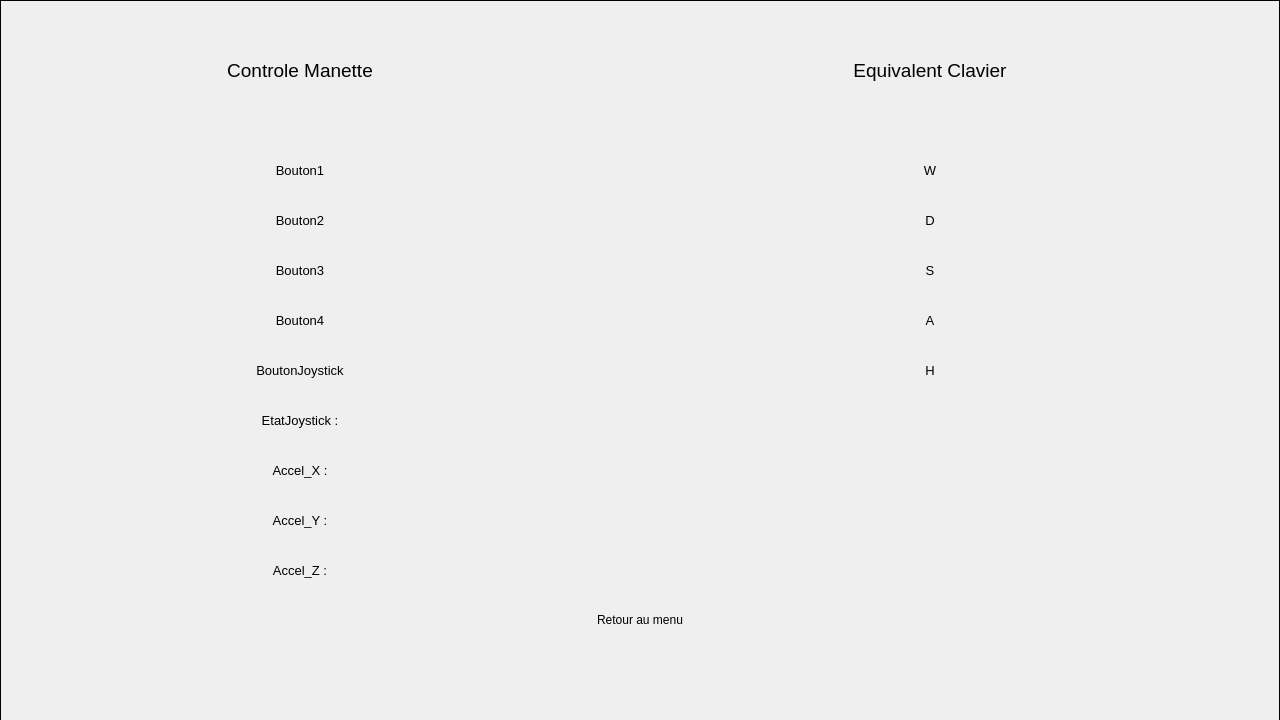
<?xml version="1.0" encoding="UTF-8"?>
<ui version="4.0">
 <class>Commande</class>
 <widget class="QWidget" name="Commande">
  <property name="geometry">
   <rect>
    <x>0</x>
    <y>0</y>
    <width>1280</width>
    <height>720</height>
   </rect>
  </property>
  <property name="windowTitle">
   <string>Form</string>
  </property>
  <widget class="QLabel" name="ClavierW">
   <property name="enabled">
    <bool>true</bool>
   </property>
   <property name="geometry">
    <rect>
     <x>830</x>
     <y>150</y>
     <width>200</width>
     <height>40</height>
    </rect>
   </property>
   <property name="font">
    <font>
     <pointsize>10</pointsize>
    </font>
   </property>
   <property name="autoFillBackground">
    <bool>true</bool>
   </property>
   <property name="text">
    <string>W</string>
   </property>
   <property name="scaledContents">
    <bool>false</bool>
   </property>
   <property name="alignment">
    <set>Qt::AlignmentFlag::AlignCenter</set>
   </property>
   <property name="wordWrap">
    <bool>false</bool>
   </property>
  </widget>
  <widget class="QLabel" name="ClavierH">
   <property name="enabled">
    <bool>true</bool>
   </property>
   <property name="geometry">
    <rect>
     <x>830</x>
     <y>350</y>
     <width>200</width>
     <height>40</height>
    </rect>
   </property>
   <property name="font">
    <font>
     <pointsize>10</pointsize>
    </font>
   </property>
   <property name="autoFillBackground">
    <bool>true</bool>
   </property>
   <property name="text">
    <string>H</string>
   </property>
   <property name="scaledContents">
    <bool>false</bool>
   </property>
   <property name="alignment">
    <set>Qt::AlignmentFlag::AlignCenter</set>
   </property>
   <property name="wordWrap">
    <bool>false</bool>
   </property>
  </widget>
  <widget class="QLabel" name="AccelZ">
   <property name="geometry">
    <rect>
     <x>200</x>
     <y>550</y>
     <width>200</width>
     <height>40</height>
    </rect>
   </property>
   <property name="font">
    <font>
     <pointsize>10</pointsize>
    </font>
   </property>
   <property name="autoFillBackground">
    <bool>true</bool>
   </property>
   <property name="text">
    <string>Accel_Z :</string>
   </property>
   <property name="scaledContents">
    <bool>false</bool>
   </property>
   <property name="alignment">
    <set>Qt::AlignmentFlag::AlignCenter</set>
   </property>
   <property name="wordWrap">
    <bool>false</bool>
   </property>
  </widget>
  <widget class="QLabel" name="ManetteB3">
   <property name="geometry">
    <rect>
     <x>200</x>
     <y>250</y>
     <width>200</width>
     <height>40</height>
    </rect>
   </property>
   <property name="font">
    <font>
     <pointsize>10</pointsize>
    </font>
   </property>
   <property name="autoFillBackground">
    <bool>true</bool>
   </property>
   <property name="text">
    <string>Bouton3</string>
   </property>
   <property name="scaledContents">
    <bool>false</bool>
   </property>
   <property name="alignment">
    <set>Qt::AlignmentFlag::AlignCenter</set>
   </property>
   <property name="wordWrap">
    <bool>false</bool>
   </property>
  </widget>
  <widget class="QLabel" name="ManetteB1">
   <property name="enabled">
    <bool>true</bool>
   </property>
   <property name="geometry">
    <rect>
     <x>200</x>
     <y>150</y>
     <width>200</width>
     <height>40</height>
    </rect>
   </property>
   <property name="font">
    <font>
     <pointsize>10</pointsize>
    </font>
   </property>
   <property name="autoFillBackground">
    <bool>true</bool>
   </property>
   <property name="text">
    <string>Bouton1</string>
   </property>
   <property name="scaledContents">
    <bool>false</bool>
   </property>
   <property name="alignment">
    <set>Qt::AlignmentFlag::AlignCenter</set>
   </property>
   <property name="wordWrap">
    <bool>false</bool>
   </property>
  </widget>
  <widget class="QLabel" name="TitreManette">
   <property name="geometry">
    <rect>
     <x>200</x>
     <y>50</y>
     <width>200</width>
     <height>40</height>
    </rect>
   </property>
   <property name="font">
    <font>
     <pointsize>14</pointsize>
    </font>
   </property>
   <property name="text">
    <string>Controle Manette</string>
   </property>
   <property name="alignment">
    <set>Qt::AlignmentFlag::AlignCenter</set>
   </property>
  </widget>
  <widget class="QLabel" name="AccelX">
   <property name="geometry">
    <rect>
     <x>200</x>
     <y>450</y>
     <width>200</width>
     <height>40</height>
    </rect>
   </property>
   <property name="font">
    <font>
     <pointsize>10</pointsize>
    </font>
   </property>
   <property name="autoFillBackground">
    <bool>true</bool>
   </property>
   <property name="text">
    <string>Accel_X :</string>
   </property>
   <property name="scaledContents">
    <bool>false</bool>
   </property>
   <property name="alignment">
    <set>Qt::AlignmentFlag::AlignCenter</set>
   </property>
   <property name="wordWrap">
    <bool>false</bool>
   </property>
  </widget>
  <widget class="QLabel" name="BackGround">
   <property name="geometry">
    <rect>
     <x>0</x>
     <y>0</y>
     <width>1280</width>
     <height>721</height>
    </rect>
   </property>
   <property name="baseSize">
    <size>
     <width>100</width>
     <height>100</height>
    </size>
   </property>
   <property name="autoFillBackground">
    <bool>true</bool>
   </property>
   <property name="frameShape">
    <enum>QFrame::Shape::Box</enum>
   </property>
   <property name="text">
    <string/>
   </property>
   <property name="textFormat">
    <enum>Qt::TextFormat::PlainText</enum>
   </property>
   <property name="pixmap">
    <pixmap resource="Image.qrc">:/MainMenu/Image_Qt/EcranAccueil/pixel-art-sky-background-with-clouds-cloudy-blue-sky-for-8bit-game-on-white-background-vector.jpg</pixmap>
   </property>
   <property name="scaledContents">
    <bool>true</bool>
   </property>
  </widget>
  <widget class="QLabel" name="ClavierS">
   <property name="enabled">
    <bool>true</bool>
   </property>
   <property name="geometry">
    <rect>
     <x>830</x>
     <y>250</y>
     <width>200</width>
     <height>40</height>
    </rect>
   </property>
   <property name="font">
    <font>
     <pointsize>10</pointsize>
    </font>
   </property>
   <property name="autoFillBackground">
    <bool>true</bool>
   </property>
   <property name="text">
    <string>S</string>
   </property>
   <property name="scaledContents">
    <bool>false</bool>
   </property>
   <property name="alignment">
    <set>Qt::AlignmentFlag::AlignCenter</set>
   </property>
   <property name="wordWrap">
    <bool>false</bool>
   </property>
  </widget>
  <widget class="QLabel" name="ManetteJoy">
   <property name="geometry">
    <rect>
     <x>200</x>
     <y>400</y>
     <width>200</width>
     <height>40</height>
    </rect>
   </property>
   <property name="font">
    <font>
     <pointsize>10</pointsize>
    </font>
   </property>
   <property name="autoFillBackground">
    <bool>true</bool>
   </property>
   <property name="text">
    <string>EtatJoystick :</string>
   </property>
   <property name="scaledContents">
    <bool>false</bool>
   </property>
   <property name="alignment">
    <set>Qt::AlignmentFlag::AlignCenter</set>
   </property>
   <property name="wordWrap">
    <bool>false</bool>
   </property>
  </widget>
  <widget class="QLabel" name="ClavierA">
   <property name="enabled">
    <bool>true</bool>
   </property>
   <property name="geometry">
    <rect>
     <x>830</x>
     <y>300</y>
     <width>200</width>
     <height>40</height>
    </rect>
   </property>
   <property name="font">
    <font>
     <pointsize>10</pointsize>
    </font>
   </property>
   <property name="autoFillBackground">
    <bool>true</bool>
   </property>
   <property name="text">
    <string>A</string>
   </property>
   <property name="scaledContents">
    <bool>false</bool>
   </property>
   <property name="alignment">
    <set>Qt::AlignmentFlag::AlignCenter</set>
   </property>
   <property name="wordWrap">
    <bool>false</bool>
   </property>
  </widget>
  <widget class="QLabel" name="AccelY">
   <property name="geometry">
    <rect>
     <x>200</x>
     <y>500</y>
     <width>200</width>
     <height>40</height>
    </rect>
   </property>
   <property name="font">
    <font>
     <pointsize>10</pointsize>
    </font>
   </property>
   <property name="autoFillBackground">
    <bool>true</bool>
   </property>
   <property name="text">
    <string>Accel_Y :</string>
   </property>
   <property name="scaledContents">
    <bool>false</bool>
   </property>
   <property name="alignment">
    <set>Qt::AlignmentFlag::AlignCenter</set>
   </property>
   <property name="wordWrap">
    <bool>false</bool>
   </property>
  </widget>
  <widget class="QLabel" name="ManetteBJoy">
   <property name="geometry">
    <rect>
     <x>200</x>
     <y>350</y>
     <width>200</width>
     <height>40</height>
    </rect>
   </property>
   <property name="font">
    <font>
     <pointsize>10</pointsize>
    </font>
   </property>
   <property name="autoFillBackground">
    <bool>true</bool>
   </property>
   <property name="text">
    <string>BoutonJoystick</string>
   </property>
   <property name="scaledContents">
    <bool>false</bool>
   </property>
   <property name="alignment">
    <set>Qt::AlignmentFlag::AlignCenter</set>
   </property>
   <property name="wordWrap">
    <bool>false</bool>
   </property>
  </widget>
  <widget class="QLabel" name="ManetteB2">
   <property name="geometry">
    <rect>
     <x>200</x>
     <y>200</y>
     <width>200</width>
     <height>40</height>
    </rect>
   </property>
   <property name="font">
    <font>
     <pointsize>10</pointsize>
    </font>
   </property>
   <property name="autoFillBackground">
    <bool>true</bool>
   </property>
   <property name="text">
    <string>Bouton2</string>
   </property>
   <property name="scaledContents">
    <bool>false</bool>
   </property>
   <property name="alignment">
    <set>Qt::AlignmentFlag::AlignCenter</set>
   </property>
   <property name="wordWrap">
    <bool>false</bool>
   </property>
  </widget>
  <widget class="QLabel" name="ManetteB4">
   <property name="geometry">
    <rect>
     <x>200</x>
     <y>300</y>
     <width>200</width>
     <height>40</height>
    </rect>
   </property>
   <property name="font">
    <font>
     <pointsize>10</pointsize>
    </font>
   </property>
   <property name="autoFillBackground">
    <bool>true</bool>
   </property>
   <property name="text">
    <string>Bouton4</string>
   </property>
   <property name="scaledContents">
    <bool>false</bool>
   </property>
   <property name="alignment">
    <set>Qt::AlignmentFlag::AlignCenter</set>
   </property>
   <property name="wordWrap">
    <bool>false</bool>
   </property>
  </widget>
  <widget class="QLabel" name="TitreClavier">
   <property name="geometry">
    <rect>
     <x>830</x>
     <y>50</y>
     <width>200</width>
     <height>40</height>
    </rect>
   </property>
   <property name="font">
    <font>
     <pointsize>14</pointsize>
    </font>
   </property>
   <property name="text">
    <string>Equivalent Clavier</string>
   </property>
   <property name="alignment">
    <set>Qt::AlignmentFlag::AlignCenter</set>
   </property>
  </widget>
  <widget class="QLabel" name="ClavierD">
   <property name="enabled">
    <bool>true</bool>
   </property>
   <property name="geometry">
    <rect>
     <x>830</x>
     <y>200</y>
     <width>200</width>
     <height>40</height>
    </rect>
   </property>
   <property name="font">
    <font>
     <pointsize>10</pointsize>
    </font>
   </property>
   <property name="autoFillBackground">
    <bool>true</bool>
   </property>
   <property name="text">
    <string>D</string>
   </property>
   <property name="scaledContents">
    <bool>false</bool>
   </property>
   <property name="alignment">
    <set>Qt::AlignmentFlag::AlignCenter</set>
   </property>
   <property name="wordWrap">
    <bool>false</bool>
   </property>
  </widget>
  <widget class="QLabel" name="Retour1">
   <property name="geometry">
    <rect>
     <x>565</x>
     <y>600</y>
     <width>150</width>
     <height>40</height>
    </rect>
   </property>
   <property name="palette">
    <palette>
     <active>
      <colorrole role="Button">
       <brush brushstyle="SolidPattern">
        <color alpha="255">
         <red>135</red>
         <green>135</green>
         <blue>135</blue>
        </color>
       </brush>
      </colorrole>
     </active>
     <inactive>
      <colorrole role="Button">
       <brush brushstyle="SolidPattern">
        <color alpha="255">
         <red>135</red>
         <green>135</green>
         <blue>135</blue>
        </color>
       </brush>
      </colorrole>
     </inactive>
     <disabled>
      <colorrole role="Button">
       <brush brushstyle="SolidPattern">
        <color alpha="255">
         <red>135</red>
         <green>135</green>
         <blue>135</blue>
        </color>
       </brush>
      </colorrole>
     </disabled>
    </palette>
   </property>
   <property name="autoFillBackground">
    <bool>true</bool>
   </property>
   <property name="text">
    <string>Retour au menu</string>
   </property>
   <property name="alignment">
    <set>Qt::AlignmentFlag::AlignCenter</set>
   </property>
  </widget>
  <zorder>BackGround</zorder>
  <zorder>ClavierW</zorder>
  <zorder>ClavierH</zorder>
  <zorder>AccelZ</zorder>
  <zorder>ManetteB3</zorder>
  <zorder>ManetteB1</zorder>
  <zorder>TitreManette</zorder>
  <zorder>AccelX</zorder>
  <zorder>ClavierS</zorder>
  <zorder>ManetteJoy</zorder>
  <zorder>ClavierA</zorder>
  <zorder>AccelY</zorder>
  <zorder>ManetteBJoy</zorder>
  <zorder>ManetteB2</zorder>
  <zorder>ManetteB4</zorder>
  <zorder>TitreClavier</zorder>
  <zorder>ClavierD</zorder>
  <zorder>Retour1</zorder>
 </widget>
 <resources>
  <include location="Image.qrc"/>
 </resources>
 <connections/>
</ui>
